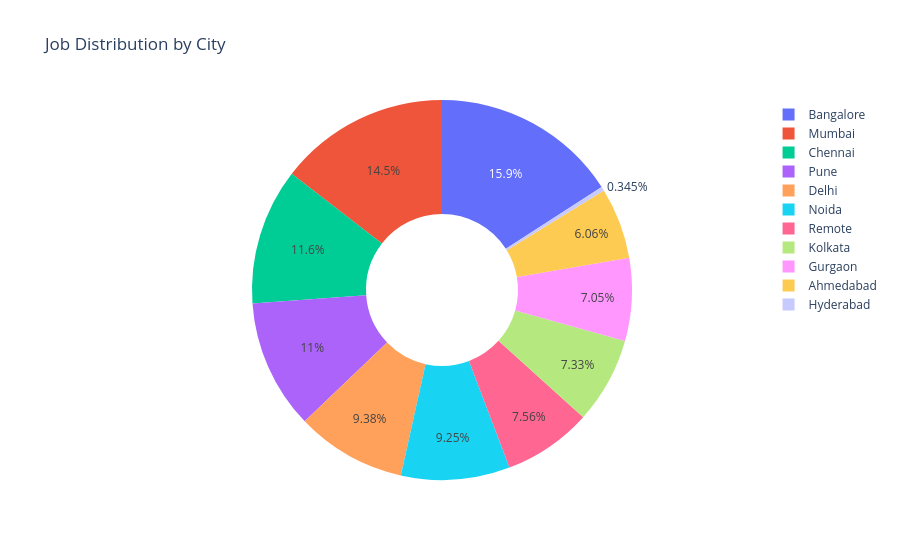

Notebook code for this chart:
### Code cell
fig = px.pie(
    city_counts,
    names='City',
    values='Job Count',
    hole=0.4,
    title='Job Distribution by City')

fig.show()

### Figure 1 — Plotly figure (JSON) as saved in the notebook; plotly's stock layout.template omitted (floating-point values rounded to 4 significant figures)
{"data": [{"domain": {"x": [0, 1], "y": [0, 1]}, "hole": 0.4, "hovertemplate": "City=%{label}<br>Job Count=%{value}<extra></extra>", "labels": ["Bangalore", "Mumbai", "Chennai", "Pune", "Delhi", "Noida", "Remote", "Kolkata", "Gurgaon", "Ahmedabad", "Hyderabad"], "legendgroup": "", "name": "", "showlegend": true, "type": "pie", "values": [3685, 3368, 2693, 2557, 2176, 2147, 1753, 1701, 1636, 1405, 80]}], "layout": {"legend": {"tracegroupgap": 0}, "title": {"text": "Job Distribution by City"}}}
